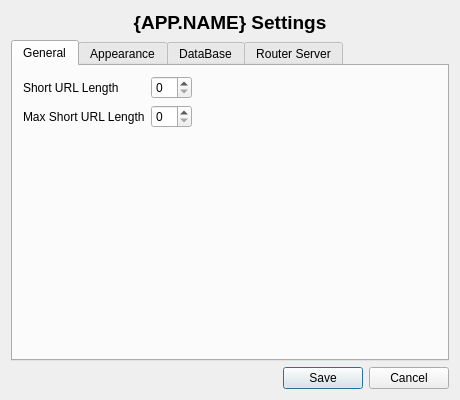
<?xml version="1.0" encoding="UTF-8"?>
<ui version="4.0">
 <class>Preferences</class>
 <widget class="QDialog" name="Preferences">
  <property name="geometry">
   <rect>
    <x>0</x>
    <y>0</y>
    <width>460</width>
    <height>400</height>
   </rect>
  </property>
  <property name="minimumSize">
   <size>
    <width>460</width>
    <height>400</height>
   </size>
  </property>
  <property name="maximumSize">
   <size>
    <width>460</width>
    <height>400</height>
   </size>
  </property>
  <property name="windowTitle">
   <string>Settings</string>
  </property>
  <property name="styleSheet">
   <string notr="true"/>
  </property>
  <layout class="QVBoxLayout" name="verticalLayout">
   <item>
    <widget class="QLabel" name="label_settings">
     <property name="font">
      <font>
       <pointsize>14</pointsize>
       <weight>75</weight>
       <bold>true</bold>
      </font>
     </property>
     <property name="text">
      <string>{APP.NAME} Settings</string>
     </property>
     <property name="alignment">
      <set>Qt::AlignCenter</set>
     </property>
    </widget>
   </item>
   <item>
    <layout class="QGridLayout" name="gridLayout">
     <item row="0" column="0">
      <widget class="QTabWidget" name="tabPanel">
       <property name="currentIndex">
        <number>0</number>
       </property>
       <property name="tabBarAutoHide">
        <bool>false</bool>
       </property>
       <widget class="QWidget" name="tab">
        <attribute name="title">
         <string>General</string>
        </attribute>
        <widget class="QWidget" name="gridLayoutWidget">
         <property name="geometry">
          <rect>
           <x>10</x>
           <y>10</y>
           <width>401</width>
           <height>171</height>
          </rect>
         </property>
         <layout class="QGridLayout" name="gridLayout_2">
          <item row="2" column="0">
           <spacer name="verticalSpacer">
            <property name="orientation">
             <enum>Qt::Vertical</enum>
            </property>
            <property name="sizeHint" stdset="0">
             <size>
              <width>20</width>
              <height>40</height>
             </size>
            </property>
           </spacer>
          </item>
          <item row="0" column="0">
           <widget class="QLabel" name="label_2">
            <property name="text">
             <string>Short URL Length </string>
            </property>
           </widget>
          </item>
          <item row="1" column="0">
           <widget class="QLabel" name="label_3">
            <property name="text">
             <string>Max Short URL Length</string>
            </property>
           </widget>
          </item>
          <item row="0" column="1">
           <layout class="QHBoxLayout" name="horizontalLayout_2">
            <item>
             <widget class="QSpinBox" name="short_url_length">
              <property name="minimumSize">
               <size>
                <width>40</width>
                <height>0</height>
               </size>
              </property>
              <property name="font">
               <font>
                <pointsize>9</pointsize>
               </font>
              </property>
             </widget>
            </item>
            <item>
             <spacer name="verticalSpacer_2">
              <property name="orientation">
               <enum>Qt::Horizontal</enum>
              </property>
              <property name="sizeHint" stdset="0">
               <size>
                <width>40</width>
                <height>20</height>
               </size>
              </property>
             </spacer>
            </item>
           </layout>
          </item>
          <item row="1" column="1">
           <layout class="QHBoxLayout" name="horizontalLayout_3">
            <item>
             <widget class="QSpinBox" name="max_short_url_length">
              <property name="minimumSize">
               <size>
                <width>40</width>
                <height>0</height>
               </size>
              </property>
              <property name="font">
               <font>
                <pointsize>9</pointsize>
               </font>
              </property>
             </widget>
            </item>
            <item>
             <spacer name="horizontalSpacer">
              <property name="orientation">
               <enum>Qt::Horizontal</enum>
              </property>
              <property name="sizeHint" stdset="0">
               <size>
                <width>40</width>
                <height>20</height>
               </size>
              </property>
             </spacer>
            </item>
           </layout>
          </item>
         </layout>
        </widget>
       </widget>
       <widget class="QWidget" name="tab_4">
        <attribute name="title">
         <string>Appearance</string>
        </attribute>
        <widget class="QCheckBox" name="defaultTheme">
         <property name="geometry">
          <rect>
           <x>10</x>
           <y>10</y>
           <width>141</width>
           <height>17</height>
          </rect>
         </property>
         <property name="text">
          <string>Use Default Theme</string>
         </property>
        </widget>
       </widget>
       <widget class="QWidget" name="tab_2">
        <property name="sizePolicy">
         <sizepolicy hsizetype="Expanding" vsizetype="Expanding">
          <horstretch>0</horstretch>
          <verstretch>0</verstretch>
         </sizepolicy>
        </property>
        <attribute name="title">
         <string>DataBase</string>
        </attribute>
        <widget class="QCheckBox" name="remoteDb">
         <property name="geometry">
          <rect>
           <x>10</x>
           <y>50</y>
           <width>401</width>
           <height>17</height>
          </rect>
         </property>
         <property name="text">
          <string>Remote DB*</string>
         </property>
        </widget>
        <widget class="QWidget" name="horizontalLayoutWidget">
         <property name="geometry">
          <rect>
           <x>10</x>
           <y>10</y>
           <width>401</width>
           <height>31</height>
          </rect>
         </property>
         <layout class="QHBoxLayout" name="horizontalLayout">
          <item>
           <widget class="QLabel" name="label">
            <property name="font">
             <font>
              <pointsize>9</pointsize>
             </font>
            </property>
            <property name="text">
             <string>DB Name*</string>
            </property>
           </widget>
          </item>
          <item>
           <widget class="QLineEdit" name="DatabaseName">
            <property name="font">
             <font>
              <family>Consolas</family>
              <pointsize>9</pointsize>
             </font>
            </property>
            <property name="placeholderText">
             <string>database</string>
            </property>
           </widget>
          </item>
         </layout>
        </widget>
        <widget class="QGroupBox" name="RemoteGroup">
         <property name="geometry">
          <rect>
           <x>10</x>
           <y>80</y>
           <width>401</width>
           <height>81</height>
          </rect>
         </property>
         <property name="title">
          <string>Remote DataBase</string>
         </property>
         <widget class="QWidget" name="gridLayoutWidget_2">
          <property name="geometry">
           <rect>
            <x>10</x>
            <y>20</y>
            <width>381</width>
            <height>51</height>
           </rect>
          </property>
          <layout class="QGridLayout" name="gridLayout_3">
           <item row="0" column="2">
            <widget class="QLineEdit" name="hostName">
             <property name="font">
              <font>
               <family>Consolas</family>
               <pointsize>9</pointsize>
              </font>
             </property>
            </widget>
           </item>
           <item row="0" column="0">
            <widget class="QLabel" name="label_4">
             <property name="sizePolicy">
              <sizepolicy hsizetype="Preferred" vsizetype="Preferred">
               <horstretch>0</horstretch>
               <verstretch>0</verstretch>
              </sizepolicy>
             </property>
             <property name="font">
              <font>
               <pointsize>9</pointsize>
              </font>
             </property>
             <property name="layoutDirection">
              <enum>Qt::RightToLeft</enum>
             </property>
             <property name="text">
              <string>Host Name</string>
             </property>
             <property name="alignment">
              <set>Qt::AlignLeading|Qt::AlignLeft|Qt::AlignVCenter</set>
             </property>
            </widget>
           </item>
           <item row="1" column="2">
            <widget class="QLineEdit" name="hostPort">
             <property name="font">
              <font>
               <family>Consolas</family>
               <pointsize>9</pointsize>
              </font>
             </property>
             <property name="placeholderText">
              <string>27017</string>
             </property>
            </widget>
           </item>
           <item row="1" column="0">
            <widget class="QLabel" name="label_5">
             <property name="font">
              <font>
               <pointsize>9</pointsize>
              </font>
             </property>
             <property name="layoutDirection">
              <enum>Qt::RightToLeft</enum>
             </property>
             <property name="text">
              <string>Host Port</string>
             </property>
             <property name="alignment">
              <set>Qt::AlignLeading|Qt::AlignLeft|Qt::AlignVCenter</set>
             </property>
            </widget>
           </item>
          </layout>
         </widget>
        </widget>
        <widget class="QPushButton" name="purgeBtn">
         <property name="geometry">
          <rect>
           <x>320</x>
           <y>260</y>
           <width>101</width>
           <height>24</height>
          </rect>
         </property>
         <property name="font">
          <font>
           <pointsize>9</pointsize>
          </font>
         </property>
         <property name="styleSheet">
          <string notr="true">color: rgb(225, 35, 45);</string>
         </property>
         <property name="text">
          <string>Purge Database</string>
         </property>
        </widget>
        <widget class="QLabel" name="label_7">
         <property name="geometry">
          <rect>
           <x>10</x>
           <y>230</y>
           <width>411</width>
           <height>20</height>
          </rect>
         </property>
         <property name="font">
          <font>
           <pointsize>9</pointsize>
          </font>
         </property>
         <property name="text">
          <string>RESTART REQUIRED (*)</string>
         </property>
         <property name="alignment">
          <set>Qt::AlignRight|Qt::AlignTrailing|Qt::AlignVCenter</set>
         </property>
        </widget>
       </widget>
       <widget class="QWidget" name="tab_3">
        <attribute name="title">
         <string>Router Server</string>
        </attribute>
        <widget class="QCheckBox" name="routerDebug">
         <property name="geometry">
          <rect>
           <x>10</x>
           <y>10</y>
           <width>70</width>
           <height>17</height>
          </rect>
         </property>
         <property name="font">
          <font>
           <pointsize>9</pointsize>
          </font>
         </property>
         <property name="text">
          <string>Debug*</string>
         </property>
        </widget>
        <widget class="QWidget" name="gridLayoutWidget_3">
         <property name="geometry">
          <rect>
           <x>10</x>
           <y>30</y>
           <width>401</width>
           <height>80</height>
          </rect>
         </property>
         <layout class="QGridLayout" name="gridLayout_4">
          <item row="0" column="0">
           <widget class="QLabel" name="label_6">
            <property name="sizePolicy">
             <sizepolicy hsizetype="Preferred" vsizetype="Preferred">
              <horstretch>0</horstretch>
              <verstretch>0</verstretch>
             </sizepolicy>
            </property>
            <property name="minimumSize">
             <size>
              <width>70</width>
              <height>0</height>
             </size>
            </property>
            <property name="font">
             <font>
              <pointsize>9</pointsize>
             </font>
            </property>
            <property name="text">
             <string>Router Port*</string>
            </property>
           </widget>
          </item>
          <item row="1" column="0">
           <spacer name="verticalSpacer_3">
            <property name="orientation">
             <enum>Qt::Vertical</enum>
            </property>
            <property name="sizeHint" stdset="0">
             <size>
              <width>20</width>
              <height>40</height>
             </size>
            </property>
           </spacer>
          </item>
          <item row="0" column="1">
           <layout class="QHBoxLayout" name="horizontalLayout_4">
            <item>
             <widget class="QLineEdit" name="routerPort">
              <property name="maximumSize">
               <size>
                <width>100</width>
                <height>16777215</height>
               </size>
              </property>
              <property name="font">
               <font>
                <family>Consolas</family>
                <pointsize>9</pointsize>
               </font>
              </property>
             </widget>
            </item>
            <item>
             <spacer name="horizontalSpacer_2">
              <property name="orientation">
               <enum>Qt::Horizontal</enum>
              </property>
              <property name="sizeHint" stdset="0">
               <size>
                <width>40</width>
                <height>20</height>
               </size>
              </property>
             </spacer>
            </item>
           </layout>
          </item>
         </layout>
        </widget>
        <widget class="QLabel" name="label_8">
         <property name="geometry">
          <rect>
           <x>10</x>
           <y>270</y>
           <width>411</width>
           <height>20</height>
          </rect>
         </property>
         <property name="font">
          <font>
           <pointsize>9</pointsize>
          </font>
         </property>
         <property name="text">
          <string>RESTART REQUIRED (*)</string>
         </property>
         <property name="alignment">
          <set>Qt::AlignRight|Qt::AlignTrailing|Qt::AlignVCenter</set>
         </property>
        </widget>
       </widget>
      </widget>
     </item>
    </layout>
   </item>
   <item>
    <widget class="QDialogButtonBox" name="RestoeDefaults">
     <property name="orientation">
      <enum>Qt::Horizontal</enum>
     </property>
     <property name="standardButtons">
      <set>QDialogButtonBox::Cancel|QDialogButtonBox::Save</set>
     </property>
    </widget>
   </item>
  </layout>
 </widget>
 <resources/>
 <connections>
  <connection>
   <sender>RestoeDefaults</sender>
   <signal>rejected()</signal>
   <receiver>Preferences</receiver>
   <slot>reject()</slot>
   <hints>
    <hint type="sourcelabel">
     <x>316</x>
     <y>260</y>
    </hint>
    <hint type="destinationlabel">
     <x>286</x>
     <y>274</y>
    </hint>
   </hints>
  </connection>
  <connection>
   <sender>RestoeDefaults</sender>
   <signal>accepted()</signal>
   <receiver>Preferences</receiver>
   <slot>accept()</slot>
   <hints>
    <hint type="sourcelabel">
     <x>248</x>
     <y>254</y>
    </hint>
    <hint type="destinationlabel">
     <x>157</x>
     <y>274</y>
    </hint>
   </hints>
  </connection>
 </connections>
</ui>
